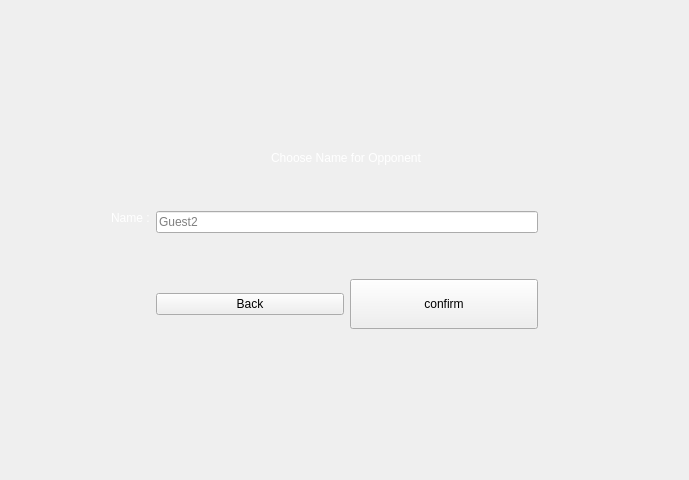
      <widget class="QWidget" name="player2">
       <layout class="QHBoxLayout" name="horizontalLayout_6">
        <item>
         <layout class="QGridLayout" name="gridLayout_8">
          <property name="leftMargin">
           <number>100</number>
          </property>
          <property name="topMargin">
           <number>100</number>
          </property>
          <property name="rightMargin">
           <number>100</number>
          </property>
          <property name="bottomMargin">
           <number>100</number>
          </property>
          <item row="6" column="2">
           <layout class="QHBoxLayout" name="horizontalLayout_30">
            <item>
             <widget class="QPushButton" name="pushButton_back_from_player2_to_main">
              <property name="sizePolicy">
               <sizepolicy hsizetype="Maximum" vsizetype="Fixed">
                <horstretch>0</horstretch>
                <verstretch>0</verstretch>
               </sizepolicy>
              </property>
              <property name="styleSheet">
               <string notr="true">min-width:180;</string>
              </property>
              <property name="text">
               <string>Back</string>
              </property>
             </widget>
            </item>
            <item>
             <widget class="QPushButton" name="pushButton_confirm_player2">
              <property name="sizePolicy">
               <sizepolicy hsizetype="Maximum" vsizetype="Fixed">
                <horstretch>0</horstretch>
                <verstretch>0</verstretch>
               </sizepolicy>
              </property>
              <property name="minimumSize">
               <size>
                <width>200</width>
                <height>50</height>
               </size>
              </property>
              <property name="styleSheet">
               <string notr="true">min-width:180;</string>
              </property>
              <property name="text">
               <string>confirm</string>
              </property>
             </widget>
            </item>
           </layout>
          </item>
          <item row="1" column="2" alignment="Qt::AlignHCenter">
           <widget class="QLabel" name="label_16">
            <property name="sizePolicy">
             <sizepolicy hsizetype="Maximum" vsizetype="Maximum">
              <horstretch>0</horstretch>
              <verstretch>0</verstretch>
             </sizepolicy>
            </property>
            <property name="styleSheet">
             <string notr="true">color: rgb(255, 255, 255);
font: 900 24pt &quot;Segoe UI Black&quot;;</string>
            </property>
            <property name="text">
             <string>Choose Name for Opponent</string>
            </property>
           </widget>
          </item>
          <item row="7" column="2">
           <spacer name="verticalSpacer_47">
            <property name="orientation">
             <enum>Qt::Vertical</enum>
            </property>
            <property name="sizeHint" stdset="0">
             <size>
              <width>20</width>
              <height>40</height>
             </size>
            </property>
           </spacer>
          </item>
          <item row="5" column="2">
           <spacer name="verticalSpacer_48">
            <property name="orientation">
             <enum>Qt::Vertical</enum>
            </property>
            <property name="sizeHint" stdset="0">
             <size>
              <width>20</width>
              <height>40</height>
             </size>
            </property>
           </spacer>
          </item>
          <item row="4" column="2">
           <widget class="QLineEdit" name="lineEdit_player2">
            <property name="sizePolicy">
             <sizepolicy hsizetype="MinimumExpanding" vsizetype="Fixed">
              <horstretch>0</horstretch>
              <verstretch>0</verstretch>
             </sizepolicy>
            </property>
            <property name="minimumSize">
             <size>
              <width>100</width>
              <height>0</height>
             </size>
            </property>
            <property name="placeholderText">
             <string>Guest2</string>
            </property>
           </widget>
          </item>
          <item row="2" column="2">
           <spacer name="verticalSpacer_49">
            <property name="orientation">
             <enum>Qt::Vertical</enum>
            </property>
            <property name="sizeHint" stdset="0">
             <size>
              <width>20</width>
              <height>40</height>
             </size>
            </property>
           </spacer>
          </item>
          <item row="4" column="3">
           <spacer name="horizontalSpacer_4">
            <property name="orientation">
             <enum>Qt::Horizontal</enum>
            </property>
            <property name="sizeType">
             <enum>QSizePolicy::Maximum</enum>
            </property>
            <property name="sizeHint" stdset="0">
             <size>
              <width>40</width>
              <height>20</height>
             </size>
            </property>
           </spacer>
          </item>
          <item row="4" column="1" alignment="Qt::AlignTop">
           <widget class="QLabel" name="label_15">
            <property name="sizePolicy">
             <sizepolicy hsizetype="Maximum" vsizetype="Preferred">
              <horstretch>0</horstretch>
              <verstretch>0</verstretch>
             </sizepolicy>
            </property>
            <property name="styleSheet">
             <string notr="true">font: 700 18pt &quot;Segoe UI&quot;;
color: rgb(255, 255, 255);

</string>
            </property>
            <property name="text">
             <string>Name :</string>
            </property>
            <property name="alignment">
             <set>Qt::AlignLeading|Qt::AlignLeft|Qt::AlignTop</set>
            </property>
           </widget>
          </item>
          <item row="0" column="2">
           <spacer name="verticalSpacer_50">
            <property name="orientation">
             <enum>Qt::Vertical</enum>
            </property>
            <property name="sizeHint" stdset="0">
             <size>
              <width>20</width>
              <height>40</height>
             </size>
            </property>
           </spacer>
          </item>
         </layout>
        </item>
       </layout>
      </widget>
